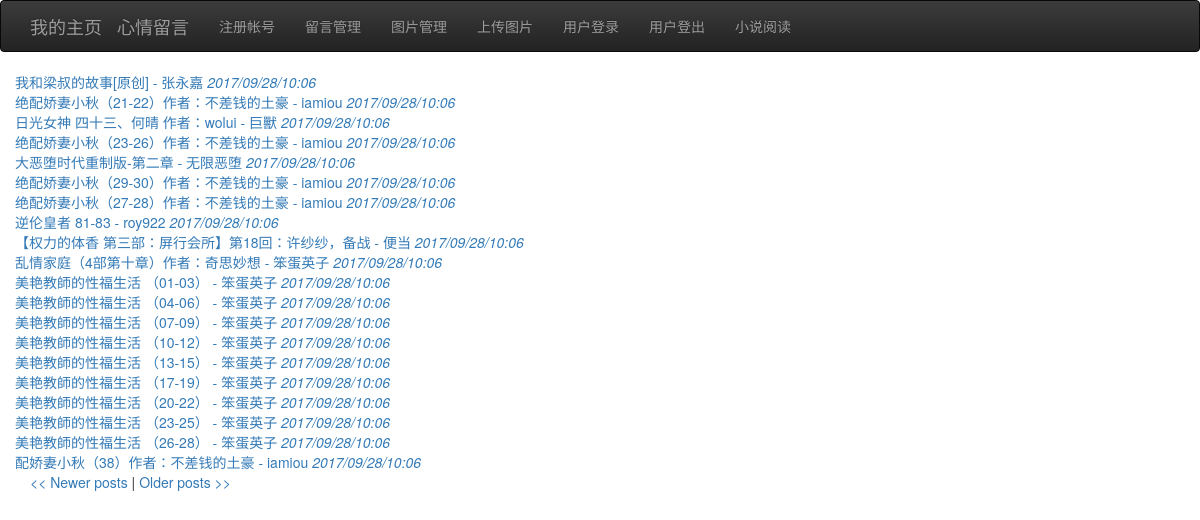
The app's page /novel/2 (signed in) with its own data.
### flask_app.py (models this page shows)
class Novel(db.Model):
    id = db.Column(db.Integer, primary_key=True)
    url = db.Column(db.String(4096),unique=True)
    title=db.Column(db.String(4096))
    timestamp = db.Column(db.DateTime)

### flask_app.py (the view, shortened to what this page needs)
@app.route('/novel',methods=['GET', 'POST'])
@app.route('/novel/<int:page>',methods=["GET", "POST"])
@login_required
def novel(page=1):
    if request.method == "GET":
        ur=request.args.get('url', '')
        if ur=='':
            return render_template("novel.html", title='posts admin',nvss=Novel.query.order_by(Novel.timestamp.desc()).paginate(page, 20, False))
        else:
            url=urllib.unquote(request.url.split('url=')[1])
            return requests.get(url).text.replace('href="','href="/novel?url=http://www.cool18.com/bbs4/')

### flask_app.py (called while the page is built)
@app.before_request
def before_request():
    pass

@login_manager.user_loader
def load_user(user_id):
    return User.query.get(int(user_id))

### momentjs.py (called while the page is built)
    def dist8(self):
        timenow = (self.timestamp + timedelta(hours=8))
        return timenow.strftime("%Y/%m/%d/%H:%M")

### templates/novel.html (shortened to what this page needs)
{% extends "base.html" %}
{% block content %}
        <div class="container">
              {% for nvs in nvss.items %}
                <div class="row">
                 <a href=/novel?url={{nvs.url}}>{{nvs.title}} <em>{{momentjs(nvs.timestamp).dist8()}}</em> </a>
                </div>
            {% endfor %}
        {% if nvss.has_prev %}<a href="{{ url_for('novel', page =nvss.prev_num) }}"><< Newer posts</a>{% else %}<< Newer posts{% endif %} |
        {% if nvss.has_next %}<a href="{{ url_for('novel', page = nvss.next_num) }}">Older posts >></a>{% else %}Older posts >>{% endif %}
       </div>
{% endblock %}

### records on screen
Novel: title "我和梁叔的故事[原创] - 张永嘉", timestamp "2017/09/28/10:06"
Novel: title "绝配娇妻小秋（21-22）作者：不差钱的土豪 - iamiou", timestamp "2017/09/28/10:06"
Novel: title "日光女神 四十三、何晴 作者：wolui - 巨獸", timestamp "2017/09/28/10:06"
Novel: title "绝配娇妻小秋（23-26）作者：不差钱的土豪 - iamiou", timestamp "2017/09/28/10:06"
Novel: title "大恶堕时代重制版-第二章 - 无限恶堕", timestamp "2017/09/28/10:06"
Novel: title "绝配娇妻小秋（29-30）作者：不差钱的土豪 - iamiou", timestamp "2017/09/28/10:06"
Novel: title "绝配娇妻小秋（27-28）作者：不差钱的土豪 - iamiou", timestamp "2017/09/28/10:06"
Novel: title "逆伦皇者 81-83 - roy922", timestamp "2017/09/28/10:06"
Novel: title "【权力的体香 第三部：屏行会所】第18回：许纱纱，备战 - 便当", timestamp "2017/09/28/10:06"
Novel: title "乱情家庭（4部第十章）作者：奇思妙想 - 笨蛋英子", timestamp "2017/09/28/10:06"
Novel: title "美艳教師的性福生活 （01-03） - 笨蛋英子", timestamp "2017/09/28/10:06"
Novel: title "美艳教師的性福生活 （04-06） - 笨蛋英子", timestamp "2017/09/28/10:06"
Novel: title "美艳教師的性福生活 （07-09） - 笨蛋英子", timestamp "2017/09/28/10:06"
Novel: title "美艳教師的性福生活 （10-12） - 笨蛋英子", timestamp "2017/09/28/10:06"
Novel: title "美艳教師的性福生活 （13-15） - 笨蛋英子", timestamp "2017/09/28/10:06"
Novel: title "美艳教師的性福生活 （17-19） - 笨蛋英子", timestamp "2017/09/28/10:06"
Novel: title "美艳教師的性福生活 （20-22） - 笨蛋英子", timestamp "2017/09/28/10:06"
Novel: title "美艳教師的性福生活 （23-25） - 笨蛋英子", timestamp "2017/09/28/10:06"
Novel: title "美艳教師的性福生活 （26-28） - 笨蛋英子", timestamp "2017/09/28/10:06"
Novel: title "配娇妻小秋（38）作者：不差钱的土豪 - iamiou", timestamp "2017/09/28/10:06"
